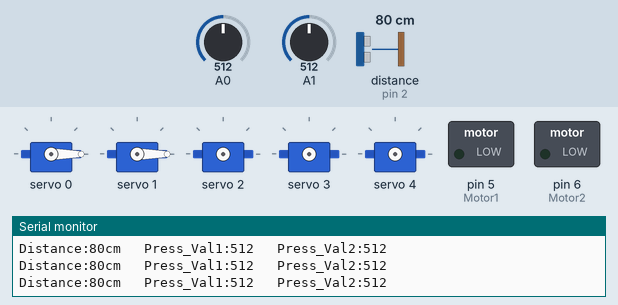
Simulated run of this sketch. Board: Arduino Uno, built with avr-gcc and run on an emulated ATmega328P. Parts: 5 × servo, switched loads named in the sketch (green lamp = pin HIGH), the last lines printed to the serial monitor. Wiring (inferred from the names in the program): ultrasonic range finder: trigger pin 3; echo pin 2. Inputs (shaded band) come from the test bench; at power-on: A1 = 512, A0 = 512, distance to the obstacle (sensor on pin 2) 80 cm. The echo pulse lasts 58.3 µs per cm; pins used as bus, display or sensor lines are not drawn.

Above: at 3.2 s.
3.3 s: A1 set to 107
6.3 s: A1 set to 89
At 7.0 s:
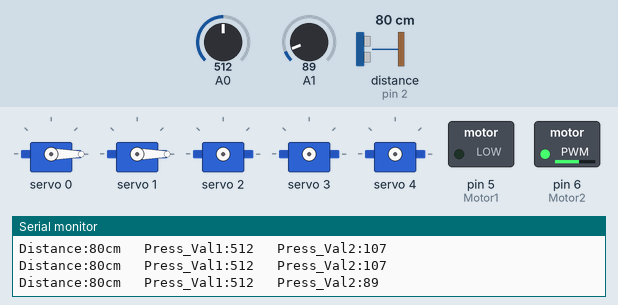
9.3 s: A1 set to 110
At 10.3 s:
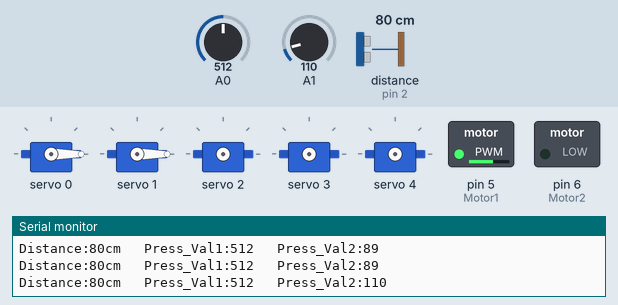
12.3 s: A0 set to 11
15.3 s: A0 set to 8
16.8 s: A1 set to 90
At 18.1 s:
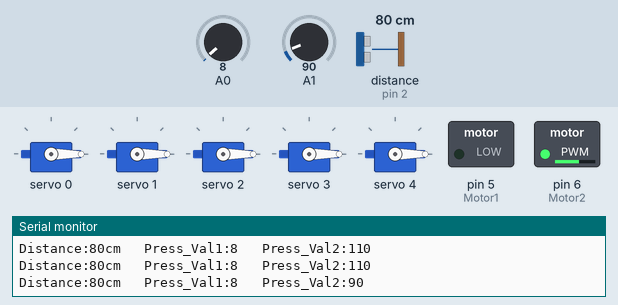
Timing chart, 0 to 20.4 s (numbered marks = the images above; inputs shaded):
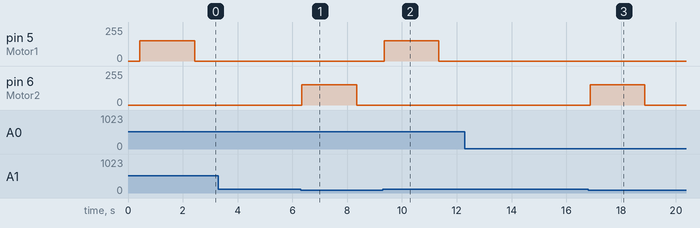

The sketch:

test.ino
```cpp
//Written by Yu Wang
#include <Wire.h>
#include <Adafruit_PWMServoDriver.h>
Adafruit_PWMServoDriver pwm_W1 = Adafruit_PWMServoDriver(); //默认地址 0x40
Adafruit_PWMServoDriver pwm_W2 = Adafruit_PWMServoDriver(0x41);
Adafruit_PWMServoDriver pwm_U1 = Adafruit_PWMServoDriver(0x42);
Adafruit_PWMServoDriver pwm_U2 = Adafruit_PWMServoDriver(0x43);
#define SERVOMIN  150    // this is the 'minimum' pulse length count (out of 4096)  //0度
#define SERVOMAX  600    // this is the 'maximum' pulse length count (out of 4096)  //180度
bool Flag=true;

const int TrgPin = 3;
const int EcoPin = 2;
static int dist;
static int Dist;
static int Average[3] = {0};
static int Average_Dist = 0;
static int Count = 0;

static int Press_Val1 = 0;
static int Press_Val2 = 0;

const int Motor1 = 5;
const int Motor2 = 6;
int Pos1 = 0;
bool Dist_Flag = true;     //控制舵机0的标志
bool Servo_1 = true;       //控制舵机1的标志
bool Motor_Flag = true;     //控制舵机2/3/4的标志

bool Pos_Flag = true;
int Pos=0;
int Num=0;

void setup()
{
    Serial.begin(9600);
    pinMode(TrgPin, OUTPUT);    //设置TrgPin为输出状态
    pinMode(EcoPin, INPUT);     //设置EcoPin为输入状态
    pinMode(Motor1,OUTPUT);
    pinMode(Motor2,OUTPUT);
    Serial.println("16 channel Servo test!");
    pwm_W1.begin();
    pwm_W1.setPWMFreq(60);  // Analog servos run at ~60 Hz updates
    W_Pos_Ctrl(0,0);
    W_Pos_Ctrl(1,0);
    W_Pos_Ctrl(2,0);
    W_Pos_Ctrl(3,0);
    W_Pos_Ctrl(4,0);
}

void loop()
{
    /********获取超声波数值**************/
    Average_Dist = Get_Dist();
    Serial.print("Distance:");
    Serial.print(Average_Dist);
    Serial.print("cm");
    /********获取两个压力传感器数值******/
    Press_Val1 = analogRead(A0);
    Press_Val2 = analogRead(A1);
    Serial.print("   Press_Val1:");
    Serial.print(Press_Val1);
    Serial.print("   Press_Val2:");
    Serial.println(Press_Val2);
    /****************超声波控制底下舵机0******************/
    //超声波控制舵机0朝向人
    if(Average_Dist<40 && Dist_Flag==true)
    {
          for(int Pos=0;Pos<=60;Pos++)
          {
              W_Pos_Ctrl(0,Pos);
              delay(6);
          }
          Dist_Flag=false;
    }
    //人走开，舵机0复位
    if(Average_Dist>=80 && Dist_Flag==false)
    {
          for(int Pos=60;Pos>=0;Pos--)
          {
              W_Pos_Ctrl(0,Pos);
              delay(6);
          }
          Dist_Flag=true;
    }
    /****************第一个压力传感器控制舵机1转动，按住就转动******************/
    /****the first pressure sensor controls servo 1 *****/
    if(Press_Val1>100)
    {
        if(Servo_1==true)
        {
            Pos1++;
            if(Pos1>=60)
            {
                Servo_1=false;
            }
            delay(6);
        }else{
            Pos1--;
            if(Pos1<=0)
            {
                Servo_1=true;
            }
            delay(6);
        }
        W_Pos_Ctrl(1,Pos1);
    }
    /****************第二个压力传感器控制舵机2、3、4转动，按住就转动，推杆电机也动******************/
    //**************** The second pressure sensor controls servo 2, 3, 4 and the/

    if(Press_Val2>100)
    {
         if(Motor_Flag==true)    //推杆电机Up 2秒
         {
            Up();
            delay(2000);
            Stop();
            Motor_Flag=false;
         }
         //控制摇摆
         //舵机2/3拉，4不动
         if(Num==1)
         {
              if(Pos_Flag==true)
              {
                  Pos++;
                  if(Pos>40)
                  {
                      Pos_Flag=false;
                  }
              }else{
                  Pos--;
                  if(Pos<=0)
                  {
                      Num=2;
                      Pos_Flag=true;
                  }
              }
              W_Pos_Ctrl(2,Pos);
              W_Pos_Ctrl(3,Pos);
              delay(6);
         }
         //舵机2/4拉，3不动
         if(Num==2)
         {
              if(Pos_Flag==true)
              {
                  Pos++;
                  if(Pos>40)
                  {
                      Pos_Flag=false;
                  }
              }else{
                  Pos--;
                  if(Pos<=0)
                  {
                      Num=3;
                      Pos_Flag=true;
                  }
              }
              W_Pos_Ctrl(2,Pos);
              W_Pos_Ctrl(4,Pos);
              delay(6);
         }
         //舵机3/4拉，2不动
         if(Num==3)
         {
              if(Pos_Flag==true)
              {
                  Pos++;
                  if(Pos>40)
                  {
                      Pos_Flag=false;
                  }
              }else{
                  Pos--;
                  if(Pos<=0)
                  {
                      Num=1;
                      Pos_Flag=true;
                  }
              }
              W_Pos_Ctrl(3,Pos);
              W_Pos_Ctrl(4,Pos);
              delay(6);
         }
    }else{
         if(Motor_Flag==false)    //推杆电机Down 2秒
         {
            Down();
            delay(2000);
            Stop();
            Motor_Flag=true;
         }
         Pos_Flag=true;
         Pos=0;
         Num=1;
    }
}

void Up()
{
    analogWrite(Motor1,152);
    analogWrite(Motor2,0);
}
void Down()
{
    analogWrite(Motor1,0);
    analogWrite(Motor2,152);
}
void Stop()
{
    analogWrite(Motor1,0);
    analogWrite(Motor2,0);
}
//舵机
void setServoPulse(uint8_t n, double pulse)
{
    double pulselength;
    pulselength = 1000000;   // 1,000,000 us per second
    pulselength /= 60;   // 60 Hz
    Serial.print(pulselength); Serial.println(" us per period");
    pulselength /= 4096;  // 12 bits of resolution
    Serial.print(pulselength); Serial.println(" us per bit");
    pulse *= 1000;
    pulse /= pulselength;
    Serial.println(pulse);
    //pwm_W.setPWM(n, 0, pulse);
}

void W_Pos_Ctrl(int Num,int Angle)
{
    int Val = map(Angle,0,180,150,600);
    pwm_W1.setPWM(Num, 0, Angle);
}

int Get_Dist()
{
    static int Val=0;
    digitalWrite(TrgPin, LOW);
    delayMicroseconds(8);
    digitalWrite(TrgPin, HIGH);// 维持10毫秒高电平用来产生一个脉冲
    delayMicroseconds(10);
    digitalWrite(TrgPin, LOW); // 读取脉冲的宽度并换算成距离
    dist = pulseIn(EcoPin, HIGH)/58.00;

    if (dist<=200)            //滤波处理
    {
        if (dist<=200)       //滤波处理
        {
            Dist =dist;
        }
    }
    else if (dist>200)        //滤波处理
    {
        if (dist>200)         //滤波处理
        {
            Dist =Dist;
        }
    }

    if(Count<3)
    {
        Average[Count++] = Dist;
    }
    else if(Count>=3)
    {
        Val = Filter(Average,(sizeof(Average) / sizeof(Average[0])));
        Count=0;
    }
    return Val;
}


int Filter(int *Buf,int length)
{
    int filter_sum = 0;
    for(int i = 0; i < length; i++)
    {
        filter_sum +=Buf[i];
        delay(1);
    }
    return (int)(filter_sum / length);
}
```

Measured:
- the behaviour switches between 101 and 100 on A1 (found by bisection; images 0 and 1)
- after the input at 6.3 s, pin 6 (Motor2): 0/255 → 152/255 after 0.05 s, → 0/255 2.0 s later
- after the input at 9.3 s, pin 5 (Motor1): 0/255 → 152/255 at once, → 0/255 2.0 s later
- after the input at 16.8 s, pin 6 (Motor2): 0/255 → 152/255 after 0.07 s, → 0/255 2.0 s later
